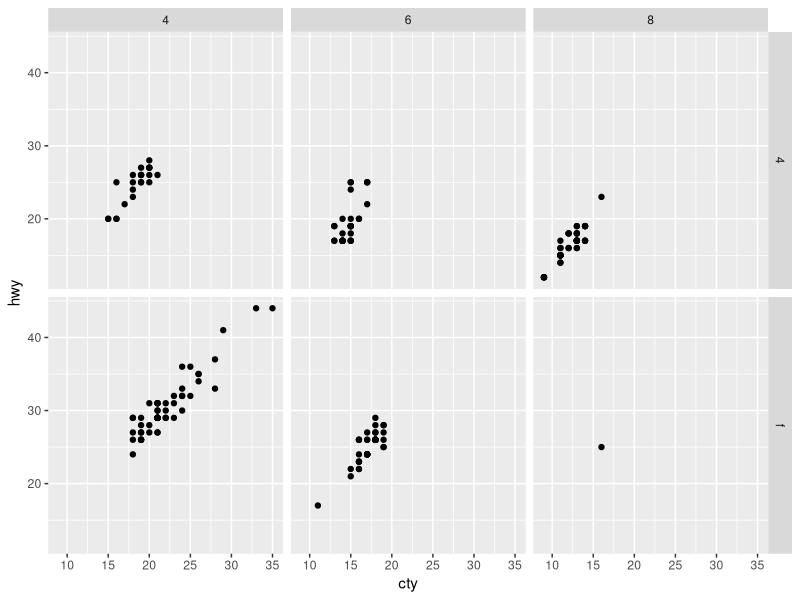
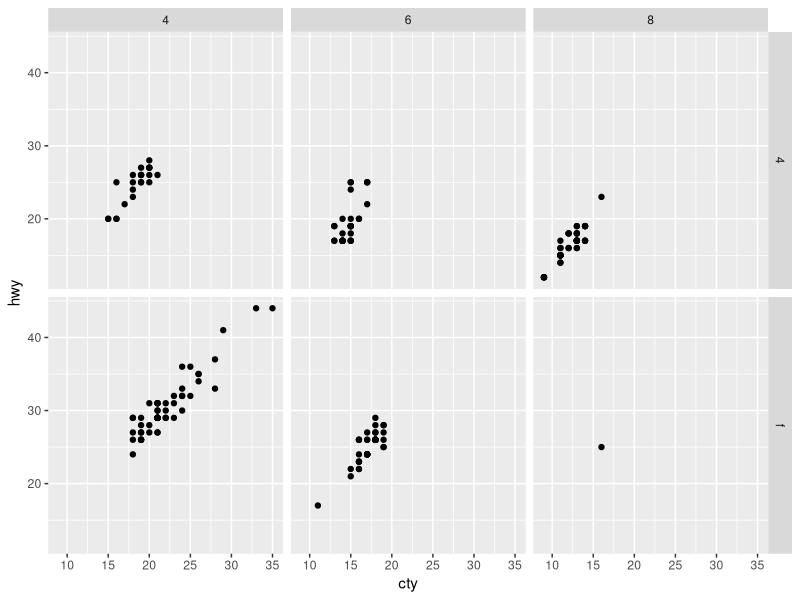
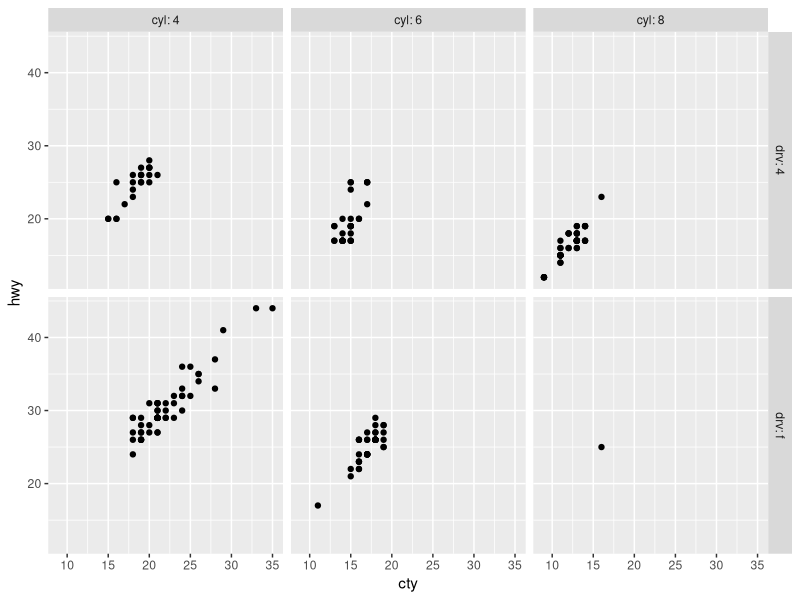
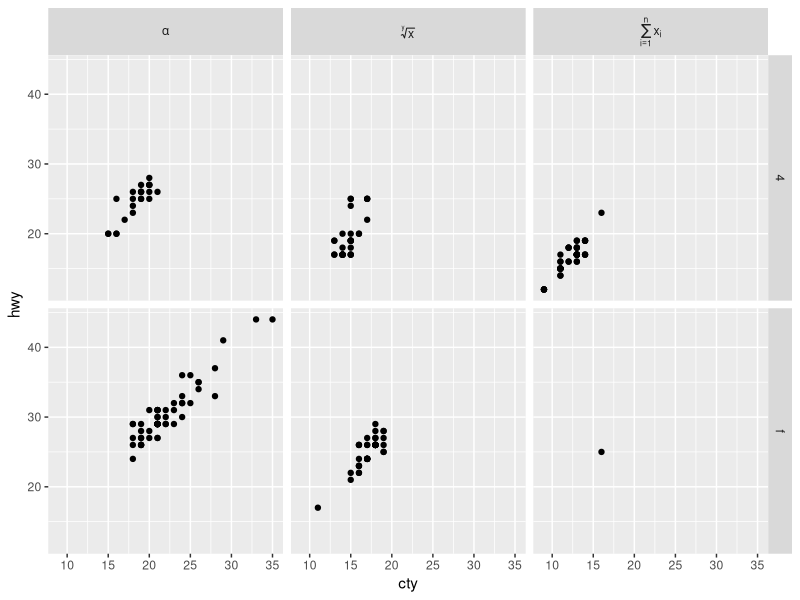
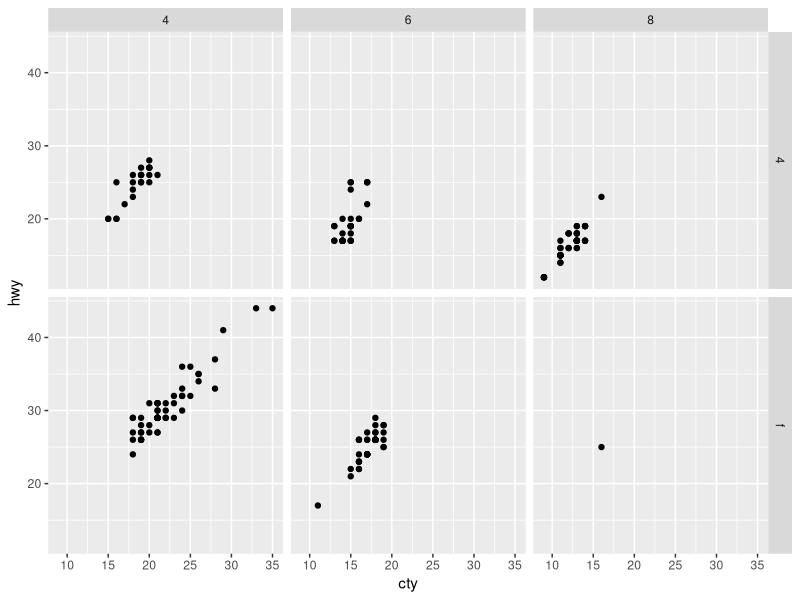
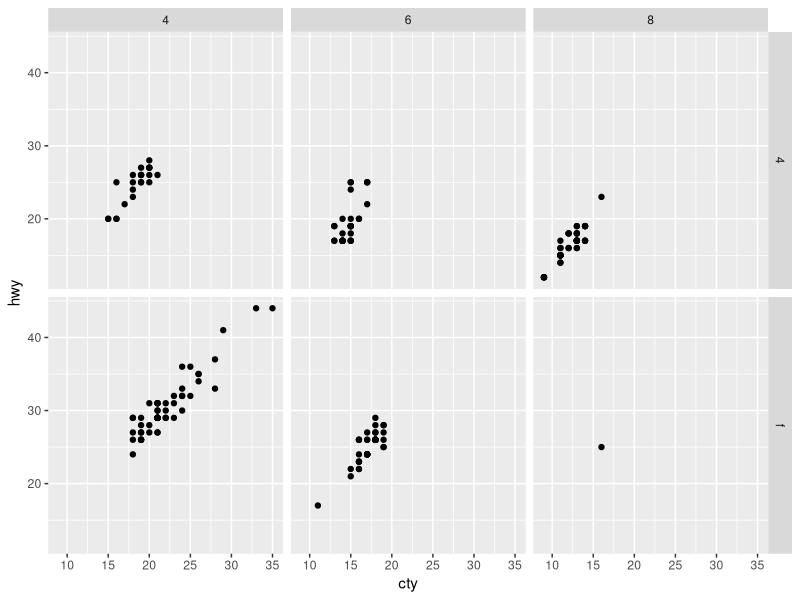
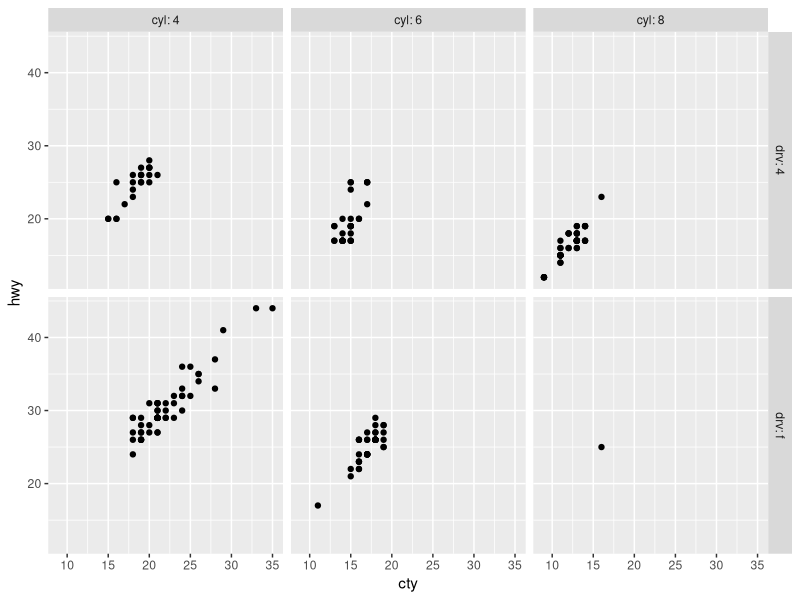
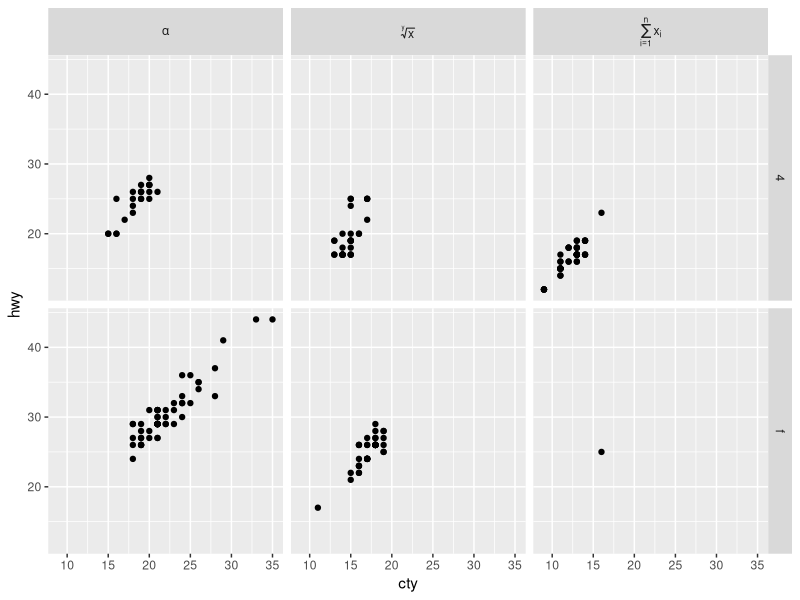

These figures' R source, in order: (Note: this script raises an error after producing the figures.)
library("ggplot2")

mpg2 <- subset(mpg, cyl != 5 & drv %in% c("4", "f"))
p <- qplot(cty, hwy, data = mpg2)

p + facet_grid(drv ~ cyl)
ggsave(filename = "base.png")

p + facet_grid(drv ~ cyl, labeller=label_value)
ggsave(filename = "label_value.png")

p + facet_grid(drv ~ cyl, labeller=label_both)
ggsave(filename = "label_both.png")

mpg3 <- transform(mpg2,
    cyl = factor(cyl, levels=c(4,6,8), labels=c("alpha", "sqrt(x, y)", "sum(x[i], i==1, n)")))
(p %+% mpg3) + facet_grid(drv ~ cyl, labeller=label_parsed)
ggsave(filename = "label_parsed.png")

p + facet_grid(drv ~ cyl, labeller=label_bquote())
ggsave(filename = "label_bquote.png")

p + facet_grid(drv ~ cyl, labeller=label_bquote(expr = alpha[.(x)]))
ggsave(filename = "label_bquote2.png")

label_wrap <- function(variable, value) {
  laply(strwrap(as.character(value), width=25, simplify=FALSE),
        paste, collapse="\n")
}

label_wrap_gen <- function(width = 25) {
    function(variable, value) {
      laply(strwrap(as.character(value), width=width, simplify=FALSE),
            paste, collapse="\n")
    }
}

mpg4 <- transform(mpg2,
    cyl = factor(cyl, levels=c(4,6,8),
        labels=c("These are cars that have 4 cylinders",
            "These are other cars that have 6 cylinders",
            "Here are some 8 cylinder cars if you want that may cylinders")))

(p %+% mpg4) + facet_grid(drv ~ cyl, labeller=label_wrap)
ggsave(filename = "label_wrap.png")

(p %+% mpg4) + facet_grid(drv ~ cyl, labeller=label_wrap_gen(width=15))
ggsave(filename = "label_wrap_gen.png")

(p %+% mpg4) + facet_grid(~ drv + cyl, labeller=label_wrap_gen(width=15))
ggsave(filename = "label_wrap_gen2.png")

